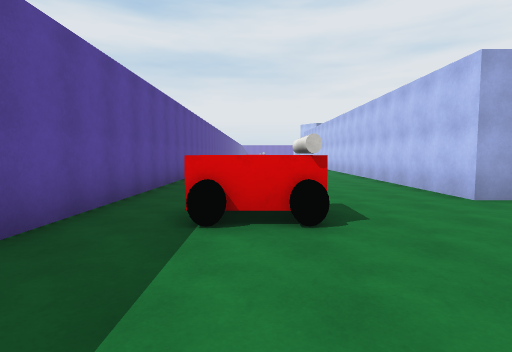
View 1 (above)

24 first-person views from a walk through a Unity game level. The camera is 1.5 m above the floor, tilts 4° down and sees 80° across. The floor is counted in squares, 2 m on a side. Each view is taken from the middle of a square. On the plan, view 1 faces up. The plan holds only what a view shows up to about 10 squares ahead; the rest is blank. The place goes on beyond the plan. Surface patterns are stand-ins for the level's own textures.

View 2
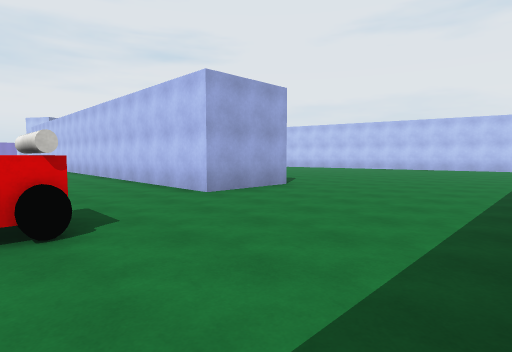

View 3
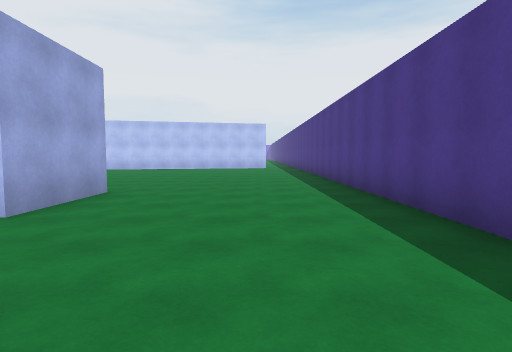

View 4
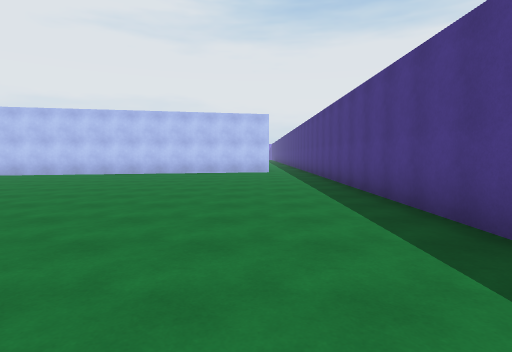

View 5
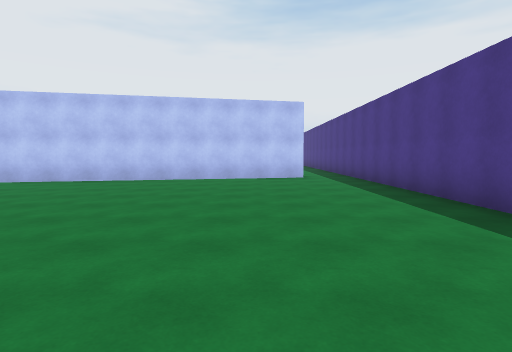

View 6
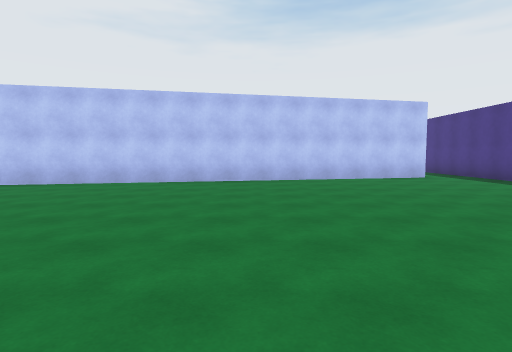

View 7
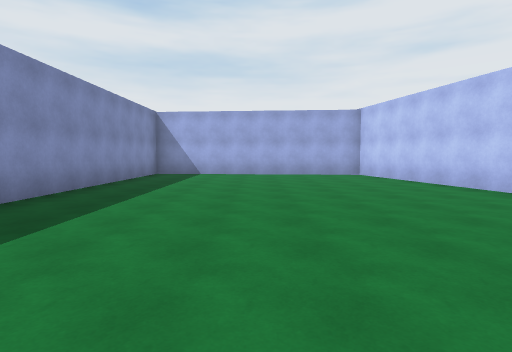

View 8
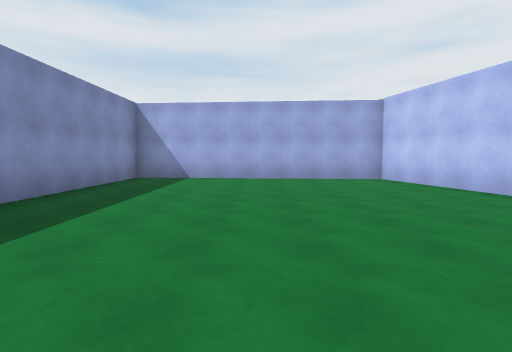

View 9
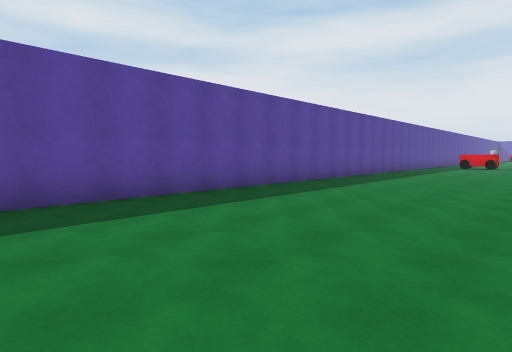

View 10
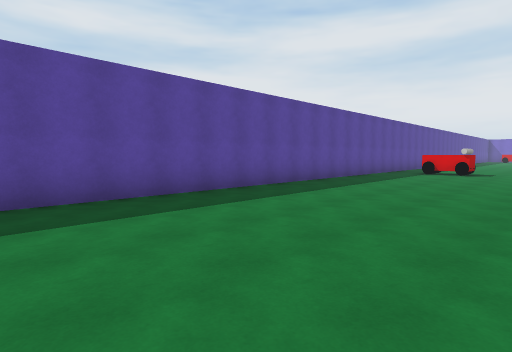

View 11
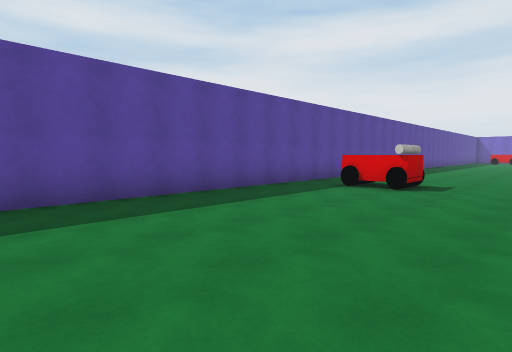

View 12
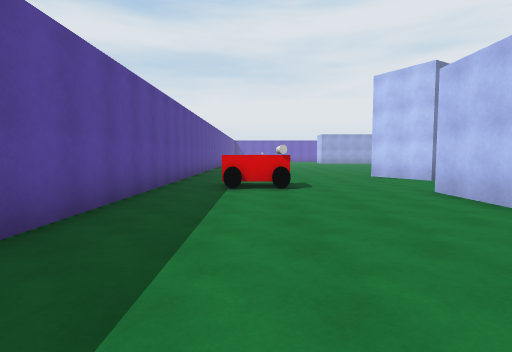

View 13
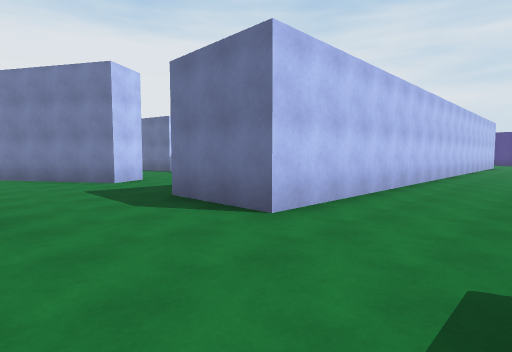

View 14
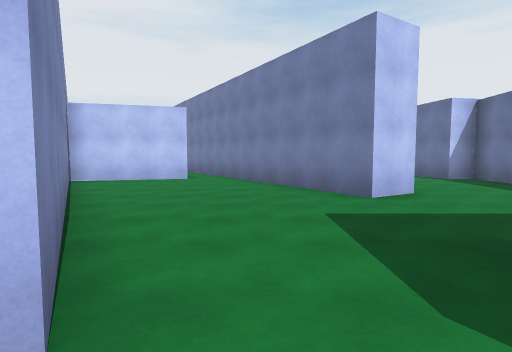

View 15
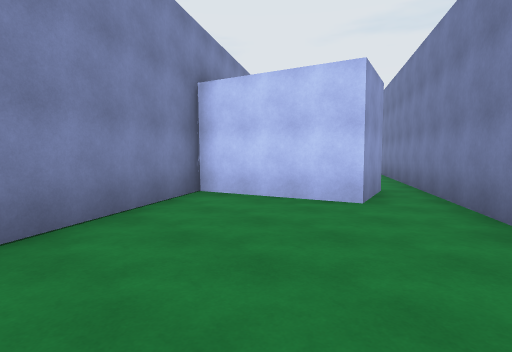

View 16
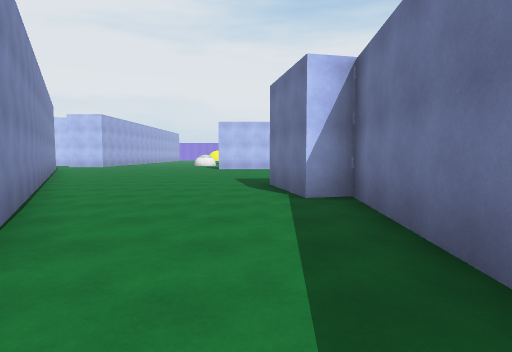

View 17
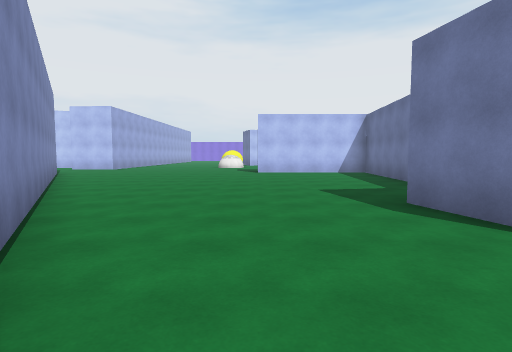

View 18
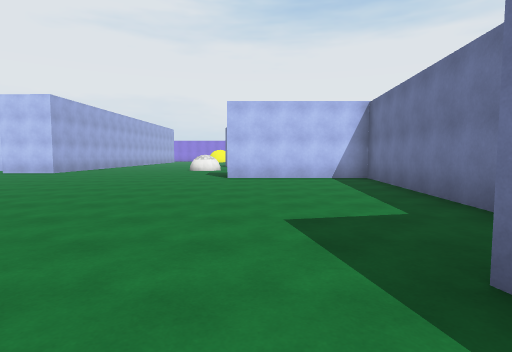

View 19
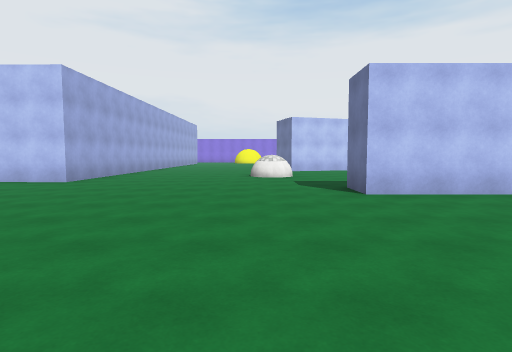

View 20
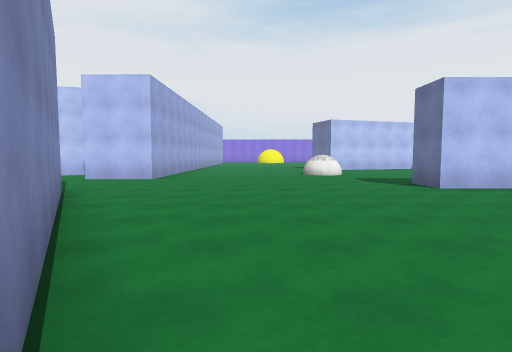

View 21
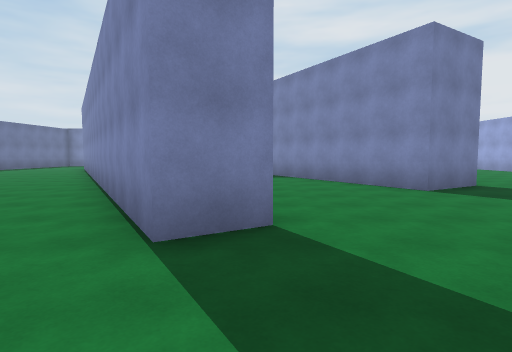

View 22
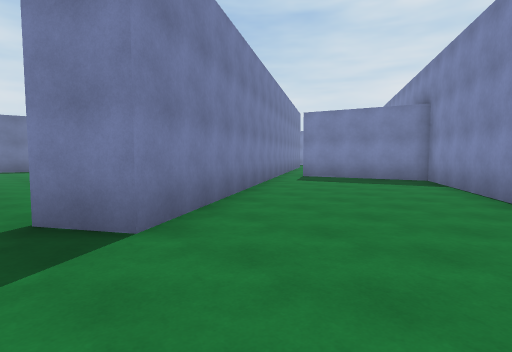

View 23
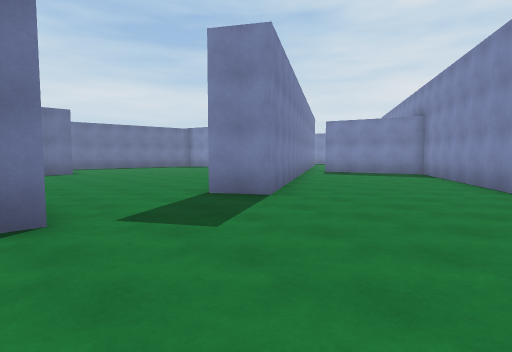

View 24
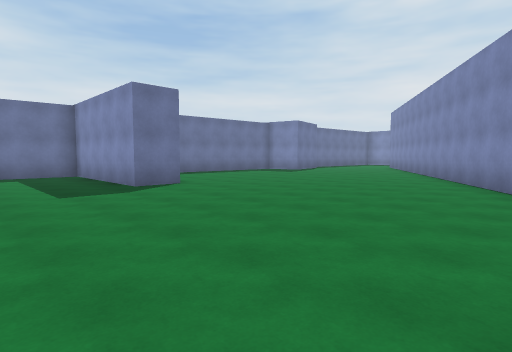

### Floor plan
Points are (right, up) in squares from view 1. A wall is a line through its corners. A room is listed if a view was taken in it or the views show most of it. See-through windows are left out.
Room 1 (views 1, 2, 3, 4, 5, 6, 7, 8, 9, 10, 11, 12, 13, 14)
walls: (3.6, 14.4) (3.6, 23.1); (6.1, 5) (3.6, 5) (3.6, 10.6); (5.1, 25.8) (4.3, 27.1); (-2.2, 27) (-2.2, 2.6); (2.6, -0.3) (15.4, -0.3); (17, 1.4) (13.9, 16.3) (6.1, 17) (6.1, 9.5)
ways out: opening at (4.5, 24.5) to room 2; opening at (16.5, 0.5)
objects: other object (0, 3) to (0, 4); other object (0, 24)
Room 2 (views 15, 16, 17, 18, 19, 20, 21, 22, 23, 24)
walls: (15.3, 27.6) (13.5, 27.1) (12.6, 30.3) (5.1, 25.8); (17.9, 17.9) (23.7, 17.4) (23.7, 21.9) (25, 21.9) (25, 17.9); (9.9, 21.9) (9.3, 23) (22.8, 31.2) (23.4, 30.1) (11.1, 22.7); (28.1, 29.1) (26.3, 29.2) (26.3, 31.2) (26.8, 31.2); (25.5, 17.3) (27, 17.2); (19.1, 35.6) (19.7, 34.6) (14.3, 31.3) (14.9, 28.9); (9.6, 18.6) (13.4, 18.3) (13.3, 19.1) (15.7, 19.7); (3.6, 23.1) (6.1, 23.1)
ways out: opening at (4.5, 24.5) to room 1

Positions as (right, up) in squares from view 1, and headings:
1: (0, 0), facing up
2: (0, 0), facing up-right
3: (0, 2), facing right
4: (4, 2), facing right
5: (7, 3), facing right
6: (7, 7), facing right
7: (10, 5), facing up
8: (10, 7), facing up
9: (3, 5), facing up-left
10: (3, 11), facing up-left
11: (3, 17), facing up-left
12: (0, 17), facing up
13: (1, 26), facing down-right
14: (4, 25), facing right
15: (9, 25), facing up-right
16: (8, 20), facing right
17: (11, 22), facing right
18: (14, 21), facing right
19: (18, 24), facing right
20: (17, 26), facing right
21: (26, 31), facing left
22: (24, 34), facing down-left
23: (27, 35), facing down-left
24: (28, 29), facing down-left
